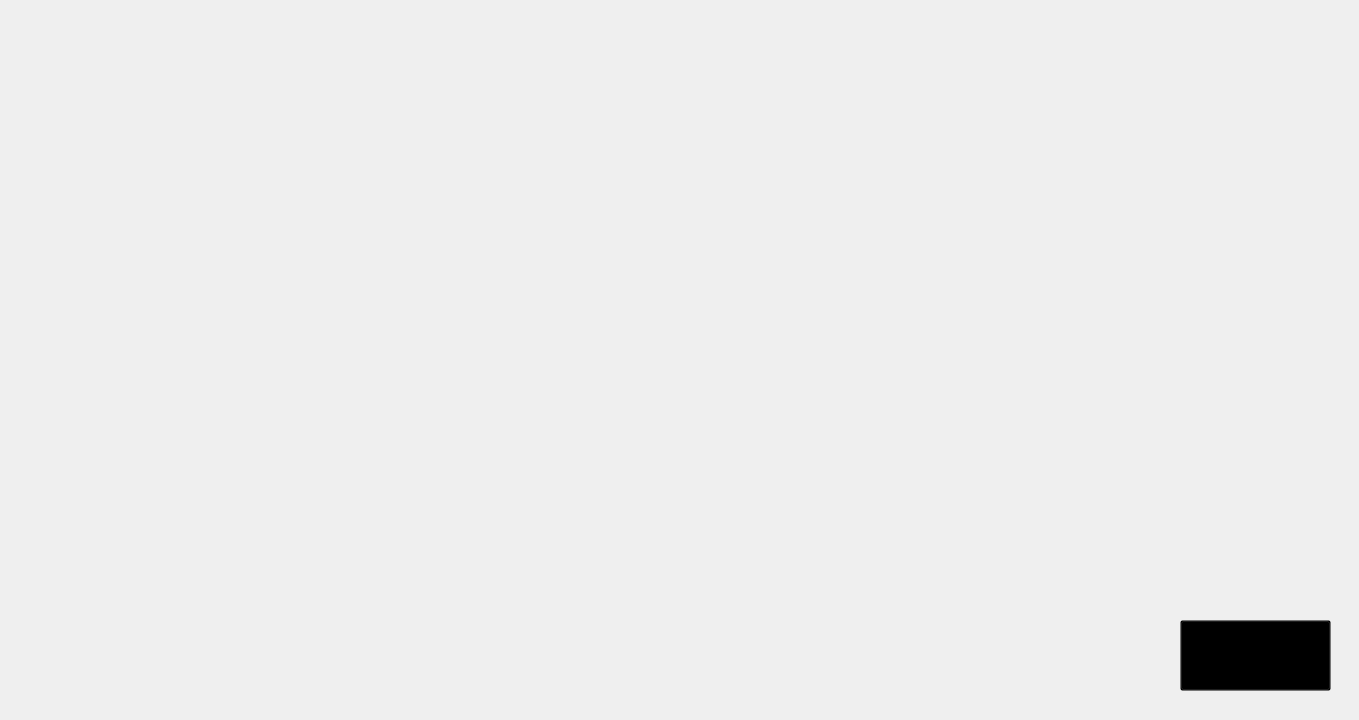
<?xml version="1.0" encoding="UTF-8"?>
<ui version="4.0">
 <class>MainWindow</class>
 <widget class="QMainWindow" name="MainWindow">
  <property name="geometry">
   <rect>
    <x>0</x>
    <y>0</y>
    <width>1359</width>
    <height>720</height>
   </rect>
  </property>
  <property name="windowTitle">
   <string>MainWindow</string>
  </property>
  <widget class="QWidget" name="centralwidget">
   <widget class="QLabel" name="label_2">
    <property name="geometry">
     <rect>
      <x>0</x>
      <y>0</y>
      <width>1361</width>
      <height>721</height>
     </rect>
    </property>
    <property name="text">
     <string/>
    </property>
    <property name="pixmap">
     <pixmap>background.jpg</pixmap>
    </property>
   </widget>
   <widget class="QLabel" name="label_3">
    <property name="geometry">
     <rect>
      <x>0</x>
      <y>0</y>
      <width>1361</width>
      <height>720</height>
     </rect>
    </property>
    <property name="text">
     <string/>
    </property>
    <property name="pixmap">
     <pixmap>getQuotess.png</pixmap>
    </property>
   </widget>
   <widget class="QLabel" name="label_4">
    <property name="geometry">
     <rect>
      <x>240</x>
      <y>400</y>
      <width>891</width>
      <height>151</height>
     </rect>
    </property>
    <property name="text">
     <string/>
    </property>
   </widget>
   <widget class="QPushButton" name="pushButton">
    <property name="geometry">
     <rect>
      <x>1180</x>
      <y>620</y>
      <width>151</width>
      <height>71</height>
     </rect>
    </property>
    <property name="styleSheet">
     <string notr="true">background: transparent;</string>
    </property>
    <property name="text">
     <string/>
    </property>
   </widget>
  </widget>
 </widget>
 <resources/>
 <connections/>
</ui>
